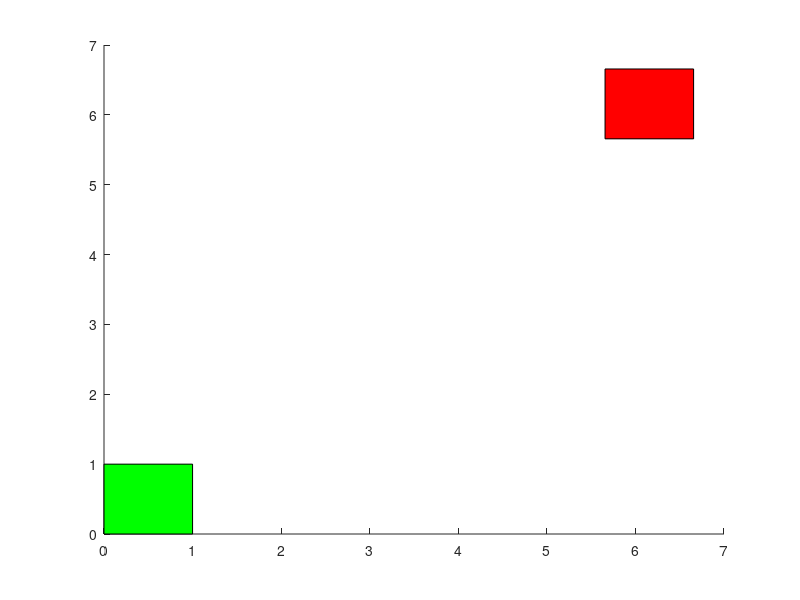

Reproduce this figure in MATLAB. (Note: this script raises an error after producing the figure.)
% clear;
close all;


baseDir = 'Z:\MrT_9I4\Matt\ProcessedData';

paramSetName = 'late';

ffColor = 'b';
vrColor = 'r';

outTargColor = [0.7 0 0];
inTargColor = [0 0.7 0];

xoffset = 5;
yoffset = -35;




%% Show example movement with tuning window
% useDate = '2013-09-03';
% data = load(fullfile(baseDir, useDate,['CO_VR_BL_' useDate '.mat']));
% mt = filterMovementTable(data,paramSetName,false);
% t = data.cont.t;
% pos = data.cont.pos;
% vel = data.cont.vel;
% clear data;

targDist = 8;
winSize = 0.4;
targNum = 1; %how many from end

% show movement direction
fh = figure('Position', [200, 200, 600, 600]);
hold all;
% plot target locations
xcenter = targDist.*cos(pi/4);
ycenter = targDist.*sin(pi/4);

rectangle('Position',[xcenter, ycenter, 1, 1],'FaceColor','r');
rectangle('Position',[0,0,1,1],'FaceColor','g');
% axis('square');

% pick first movements to each target
useInds = find(mt(:,1)==pi/4,targNum,'last');
trial = mt(useInds(1),:);
usePos = pos(t>=trial(2) & t<trial(end),:);
plot(usePos(:,1)-xoffset,usePos(:,2)-yoffset,'b','LineWidth',3);

% put a marker on the peak speed and draw window
tpeak = trial(5);

usePos = pos(t >= trial(4) & t<trial(4)+winSize,:);
plot(usePos(:,1)-xoffset,usePos(:,2)-yoffset,'r','LineWidth',3);
usePos = pos(find(t>=tpeak,1,'first'),:);
plot(usePos(1)-xoffset,usePos(2)-yoffset,'kd','LineWidth',3);

% now show direction
usePos = pos(t >= trial(4) & t<trial(4)+winSize,:);
% plot([usePos(1,1) usePos(end,1)]-xoffset,[usePos(1,2) usePos(end,2)]-yoffset,'k--','LineWidth',2);
arrow('Start',[usePos(1,1)-xoffset usePos(1,2)-yoffset],'Stop',[usePos(end,1)-xoffset usePos(end,2)-yoffset],'Width',3);
plot([usePos(1,1) usePos(end,1)]-xoffset,[usePos(1,2) usePos(1,2)]-yoffset,'k--','LineWidth',2);

% add an arch
n = 1000; % The number of points in the arc

v1 = [1; 0];
v2 = [1; 1.2];
c = det([v1,v2]); % "cross product" of v1 and v2
a = linspace(0,atan2(abs(c),dot(v1,v2)),n); % Angle range
v3 = [0,-c;c,0]*v1; % v3 lies in plane of v1 and v2 and is orthog. to v1
v = v1*cos(a)+((norm(v1)/norm(v3))*v3)*sin(a); % Arc, center at (0,0)
plot(v(1,:)+0.5,v(2,:)+usePos(1,2)-yoffset,'k','LineWidth',2); % Plot arc, centered at P0

% add theta marker
usePos = pos(find(t>=tpeak,1,'first'),:);
text(usePos(1)-xoffset-0.5,1,'\theta','FontSize',24);

axis([-0.5 7 -0.5 7]);
set(gca,'YTick',[],'XTick',[],'FontSize',16);


% show target direction
fh = figure('Position', [200, 200, 600, 600]);
hold all;
% plot target locations
xcenter = targDist.*cos(pi/4);
ycenter = targDist.*sin(pi/4);

rectangle('Position',[xcenter, ycenter, 1, 1],'FaceColor','r');
rectangle('Position',[0,0,1,1],'FaceColor','g');
% axis('square');

% pick first movements to each target
useInds = find(mt(:,1)==pi/4,targNum,'last');
trial = mt(useInds(1),:);
usePos = pos(t>=trial(2) & t<trial(end),:);
plot(usePos(:,1)-xoffset,usePos(:,2)-yoffset,'b','LineWidth',3);

% put a marker on the peak speed and draw window
tpeak = trial(5);

usePos = pos(t >= trial(4) & t<trial(4)+winSize,:);
plot(usePos(:,1)-xoffset,usePos(:,2)-yoffset,'r','LineWidth',3);
usePos = pos(find(t>=tpeak,1,'first'),:);
plot(usePos(1)-xoffset,usePos(2)-yoffset,'kd','LineWidth',3);

% now show direction
usePos = pos(t >= trial(4) & t<trial(4)+winSize,:);
% plot([usePos(1,1) usePos(end,1)]-xoffset,[usePos(1,2) usePos(end,2)]-yoffset,'k--','LineWidth',2);
arrow('Start',[usePos(1,1)-xoffset usePos(1,2)-yoffset],'Stop',[xcenter ycenter],'Width',3);
plot([usePos(1,1) usePos(end,1)]-xoffset,[usePos(1,2) usePos(1,2)]-yoffset,'k--','LineWidth',2);

% add an arch
n = 1000; % The number of points in the arc

v1 = [1; 0];
v2 = [1; 0.9];
c = det([v1,v2]); % "cross product" of v1 and v2
a = linspace(0,atan2(abs(c),dot(v1,v2)),n); % Angle range
v3 = [0,-c;c,0]*v1; % v3 lies in plane of v1 and v2 and is orthog. to v1
v = v1*cos(a)+((norm(v1)/norm(v3))*v3)*sin(a); % Arc, center at (0,0)
plot(v(1,:)+0.5,v(2,:)+usePos(1,2)-yoffset,'k','LineWidth',2); % Plot arc, centered at P0

% add theta marker
usePos = pos(find(t>=tpeak,1,'first'),:);
text(usePos(1)-xoffset-0.2,0.9,'\theta','FontSize',24);

axis([-0.5 7 -0.5 7]);
set(gca,'YTick',[],'XTick',[],'FontSize',16);
